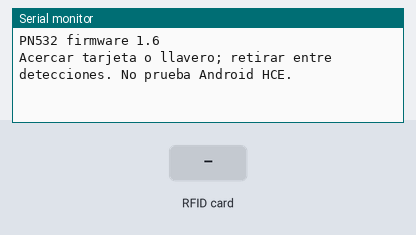
Recording of a sketch running on a simulated ESP32. Shown: the last lines printed to the serial monitor. The inputs (shaded band) are chosen by the test bench.

Above: at 1.2 s.
1.3 s: RFID card 5E 7A 19 C4 held to the reader
At 1.41 s:
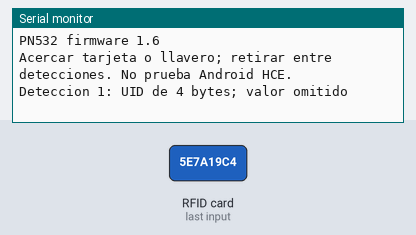
At 1.8 s:
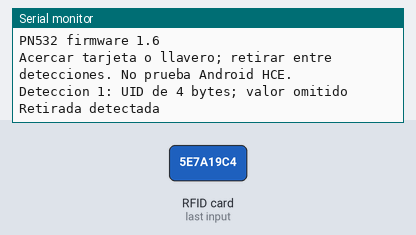

The sketch:

nfc_bench.ino
```cpp
// M-10 aislado: PN532 SPI 18/19/23/5, 3V3/GND. DIP 1 OFF / 2 ON apagado.
// Sin WiFi, pantalla, sensores ni actuadores. No imprime UID/tokens.
// Identificar placa/puerto y preservar respaldo antes de cargar.
#include <Arduino.h>
#include <SPI.h>
#include <Adafruit_PN532.h>
constexpr uint8_t SCK_PIN = 18, MISO_PIN = 19, MOSI_PIN = 23, SS_PIN = 5;
Adafruit_PN532 nfc(SS_PIN);
bool ready = false, waitRelease = false;
uint8_t misses = 0;
uint32_t reads = 0;
void setup() {
  Serial.begin(115200);
  SPI.begin(SCK_PIN, MISO_PIN, MOSI_PIN, SS_PIN);
  nfc.begin();
  uint32_t version = 0;
  for (uint8_t i = 0; i < 3 && !version; ++i) version = nfc.getFirmwareVersion();
  if (!version) { Serial.println("PN532 no encontrado: revisar alimentacion, soldadura, DIP y SPI."); return; }
  Serial.printf("PN5%02X firmware %u.%u\n", unsigned(version >> 24) & 0xff, unsigned(version >> 16) & 0xff, unsigned(version >> 8) & 0xff);
  ready = nfc.SAMConfig() && nfc.setPassiveActivationRetries(0x01);
  Serial.println(ready ? "Acercar tarjeta o llavero; retirar entre detecciones. No prueba Android HCE." : "Fallo de configuracion PN532.");
}
void loop() {
  if (!ready) { delay(100); return; }
  uint8_t uid[255] = {}, length = 0;
  const bool present = nfc.readPassiveTargetID(PN532_MIFARE_ISO14443A, uid, &length, 50);
  if (waitRelease) {
    if (present) misses = 0;
    else if (++misses >= 2) { waitRelease = false; Serial.println("Retirada detectada"); }
    return;
  }
  if (!present) return;
  waitRelease = true; misses = 0;
  Serial.printf("Deteccion %lu: UID de %u bytes; valor omitido\n", static_cast<unsigned long>(++reads), unsigned(length));
}
```

Measured:
- after the input at 1.3 s, the serial monitor: prints a new line at once (image 1)
